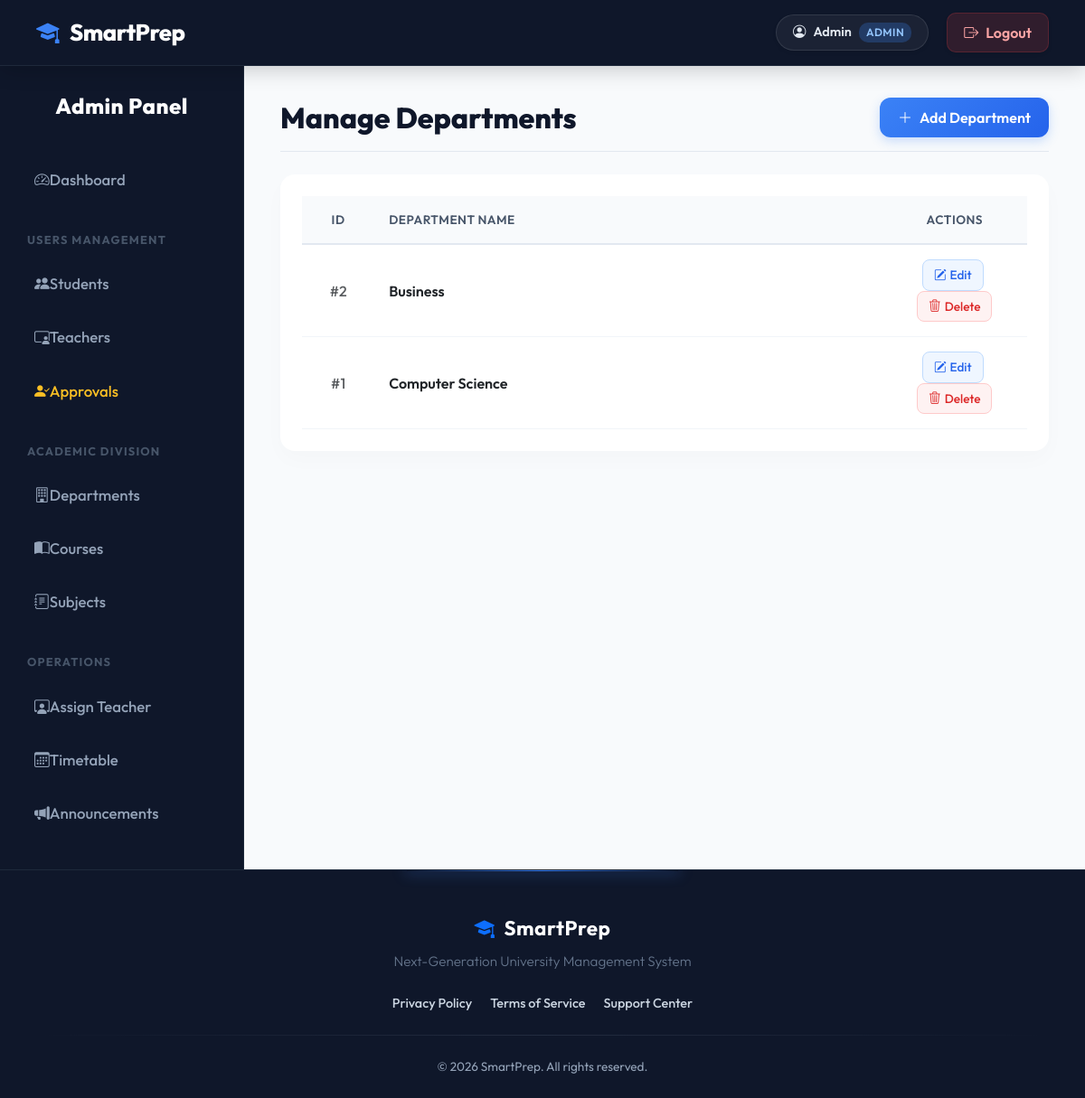
Page /admin/manage_departments.php (signed in) on the committed database.
### tables this page shows
CREATE TABLE departments (
    id INT AUTO_INCREMENT PRIMARY KEY,
    name VARCHAR(100)
);

### includes/db.php (called while the page is built, shortened)
<?php
require_once __DIR__ . '/../config.php';
function db() {
    static $pdoInstance = null;
    if ($pdoInstance === null) {
        global $pdo;
        $pdoInstance = $pdo;
    }
    return $pdoInstance;
}
function fetchAll($query, $params = []) {
    $stmt = db()->prepare($query);
    $stmt->execute($params);
    return $stmt->fetchAll();
}
?>

### admin/manage_departments.php (the view, shortened to what this page needs)
<?php
require_once '../config.php';
require_once '../includes/db.php';
$departments = fetchAll("SELECT * FROM departments ORDER BY id DESC");
require_once '../includes/header.php';
?>
<?php require_once '../includes/sidebar_admin.php'; ?>
<div class="dash-header">
    <h2 class="dash-title">Manage Departments</h2>
    <a href="add_department.php" class="btn-action-primary">
        <i class="bi bi-plus-lg"></i> Add Department
    </a>
</div>
<div class="card p-4 border-0">
    <div class="table-responsive">
        <table class="table table-hover align-middle mb-0">
            <thead>
                <tr>
                    <th width="10%" class="text-center">ID</th>
                    <th>Department Name</th>
                    <th width="20%" class="text-center">Actions</th>
                </tr>
            </thead>
            <tbody>
                <?php if ($departments): ?>
                    <?php foreach ($departments as $dept): ?>
                        <tr>
                            <td class="text-center text-muted fw-medium">#<?= $dept['id'] ?></td>
                            <td class="fw-semibold text-dark"><?= htmlspecialchars($dept['name']) ?></td>
                            <td class="text-center gap-2">
                                <a href="edit_department.php?id=<?= $dept['id'] ?>" class="text-decoration-none action-btn action-btn-edit d-inline-flex align-items-center me-1">
                                    <i class="bi bi-pencil-square me-1"></i> Edit
                                </a>
                                <a href="?delete=<?= $dept['id'] ?>" class="text-decoration-none action-btn action-btn-delete d-inline-flex align-items-center" onclick="return confirm('Delete this department?')">
                                    <i class="bi bi-trash3 me-1"></i> Delete
                                </a>
                            </td>
                        </tr>
                    <?php endforeach; ?>
                <?php else: ?>
                    <tr>
                        <td colspan="3" class="text-center text-muted py-4">No departments found. Create one to get started.</td>
                    </tr>
                <?php endif; ?>
            </tbody>
        </table>
    </div>
</div>
<?php
echo "</div></div>";
require_once '../includes/footer.php';
?>

### includes/header.php (style rules this page uses)
body { margin: 0; background: #f8fafc; font-family: 'Outfit', sans-serif; color: #1e293b; display: flex; flex-direction: column; min-height: 100vh; }
.card { border-radius: 16px; border: 1px solid rgba(0,0,0,0.03); box-shadow: 0 10px 25px rgba(0,0,0,0.02); background: #ffffff; transition: box-shadow 0.3s ease; }
.table { border-collapse: separate; border-spacing: 0; width: 100%; }
.table thead th { background: #f8fafc; color: #475569; font-weight: 600; text-transform: uppercase; font-size: 0.85rem; letter-spacing: 0.5px; border-bottom: 2px solid #e2e8f0; padding: 16px; border-top: none; }
.table tbody td { padding: 16px; vertical-align: middle; color: #334155; border-bottom: 1px solid #f1f5f9; }

### admin/manage_departments.php (style rules this page uses)
.dash-header { display: flex; justify-content: space-between; align-items: center; margin-bottom: 25px; padding-bottom: 15px; border-bottom: 1px solid #e2e8f0; }
.dash-title { font-weight: 800; color: #0f172a; font-size: 2rem; margin: 0; }
.btn-action-primary { background: linear-gradient(135deg, #3b82f6 0%, #2563eb 100%); color: white; font-weight: 600; padding: 10px 20px; border-radius: 12px; border: none; box-shadow: 0 4px 12px rgba(59, 130, 246, 0.25); transition: all 0.2s ease; text-decoration: none; display: inline-flex; align-items: center; gap: 8px; }
.action-btn { padding: 6px 12px; border-radius: 8px; font-weight: 500; font-size: 0.85rem; transition: all 0.2s; }
.action-btn-edit { background: #eff6ff; color: #2563eb; border: 1px solid #bfdbfe; }
.action-btn-delete { background: #fef2f2; color: #dc2626; border: 1px solid #fecaca; }

### rows in the picture
departments: id "2", name "Business"
departments: id "1", name "Computer Science"

### other values in the picture
APP_NAME "SmartPrep"
$_SESSION['name'] "Admin"
$_SESSION['role'] "ADMIN"
